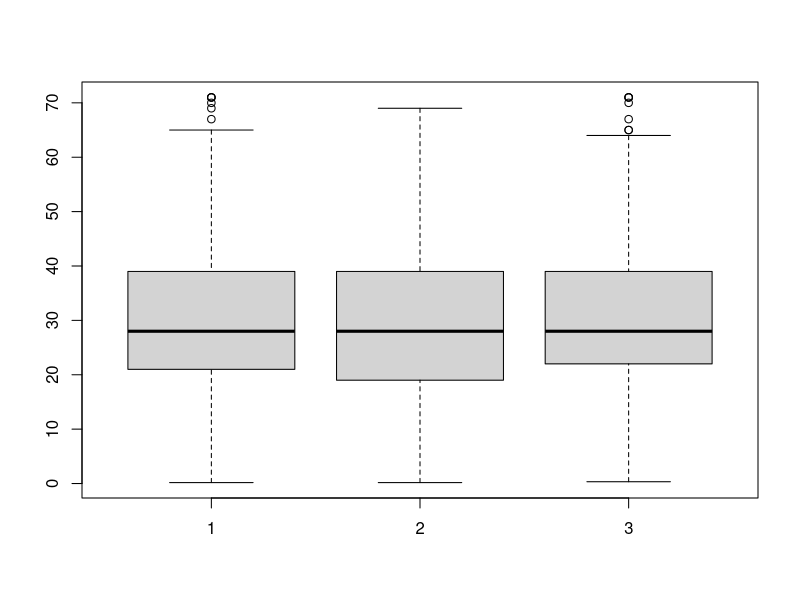
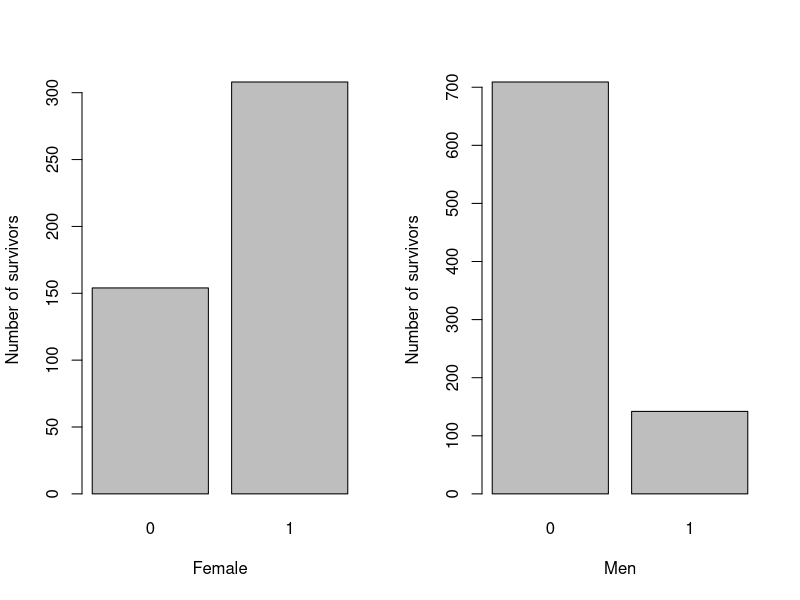
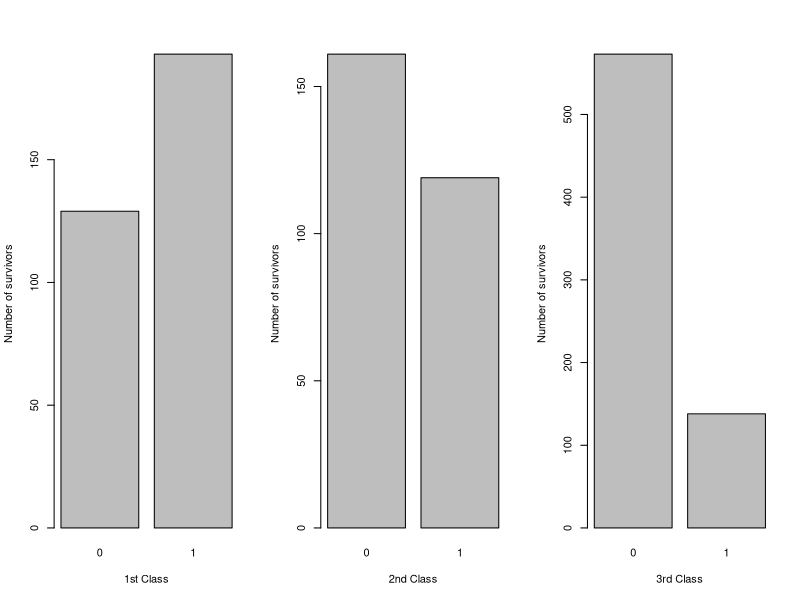

Recreate these plots in R, in order.
## ---- chunk 1
knitr::opts_chunk$set(echo = TRUE)
knitr::opts_chunk$set(fig.width=6, fig.height=4, fig.align = "center")
library(knitr)
## ---- chunk 2
data = read.table('titanic.txt', header=T)
attach(data)
survivars_age = Age[Survived == 1]
not_survivars_age = Age[Survived == 0]
boxplot(Age, survivars_age, not_survivars_age)
## ---- chunk 3
surv_fem = table(Survived[Sex == "female"])
surv_men = table(Survived[Sex == "male"])

par(mfrow=c(1,2))
barplot(surv_fem , ylab="Number of survivors", xlab="Female")
barplot(surv_men, ylab="Number of survivors", xlab="Men")
## ---- chunk 4
surv_1cls = table(Survived[PClass == "1st"])
surv_2cls = table(Survived[PClass == "2nd"])
surv_3cls = table(Survived[PClass == "3rd"])

par(mfrow=c(1,3))
barplot(surv_1cls, ylab="Number of survivors", xlab="1st Class")
barplot(surv_2cls, ylab="Number of survivors", xlab="2nd Class")
barplot(surv_3cls, ylab="Number of survivors", xlab="3rd Class")
## ---- chunk 5
fact_PClass = factor(PClass)
fact_Sex = factor(Sex)
fact_Age = factor(Age)
titglm = glm(Survived ~ fact_PClass + fact_Sex + fact_Age, data = data, family=binomial)
summary(titglm, maxsum = 10)
## ---- chunk 6
titglm_f = glm(Survived ~ fact_PClass + fact_Sex + Age, data = data, family=binomial)
summary(titglm_f)
## ---- chunk 7
exp(coef(titglm_f))
## ---- chunk 8
cat("odds of 1st class + female + age =", exp(3.759662 - 0 - 0 - 0.039177), "\n")
cat("odds of 1st class + male + age =", (3.759662 - 0 - 2.631357 - 0.039177), "\n")
cat("odds of 2st class + female + age =", exp(3.759662 - 1.291962 - 0 - 0.039177), "\n")
cat("odds of 2st class + male + age =", exp(3.759662 - 1.291962 - 2.631357 - 0.039177), "\n")
cat("odds of 3st class + female + age =", exp(3.759662 - 2.521419 - 0 - 0.039177), "\n")
cat("odds of 3st class + male + age =", exp(3.759662 - 2.521419 - 2.631357 - 0.039177), "\n")
## ---- chunk 9
glm1 = glm(Survived ~ Age * fact_Sex, data = data, family=binomial)
anova(glm1, test="Chisq")
## ---- chunk 10
glm2 = glm(Survived ~ Age * fact_PClass, data = data, family=binomial)
anova(glm2, test="Chisq")
## ---- chunk 11
titglm2 = glm(Survived ~ fact_PClass + fact_Sex, data = data, family=binomial)
summary(titglm2)
## ---- chunk 12
p1m = predict(titglm2, data.frame(fact_PClass = "1st", fact_Sex = "male", Age = "53"), type="response")
p2m = predict(titglm2, data.frame(fact_PClass = "2nd", fact_Sex = "male", Age = "53"), type="response")
p3m = predict(titglm2, data.frame(fact_PClass = "3rd", fact_Sex = "male", Age = "53"), type="response")
p1f = predict(titglm2, data.frame(fact_PClass = "1st", fact_Sex = "female", Age = "53"), type="response")
p2f = predict(titglm2, data.frame(fact_PClass = "2nd", fact_Sex = "female", Age = "53"), type="response")
p3f = predict(titglm2, data.frame(fact_PClass = "3rd", fact_Sex = "female", Age = "53"), type="response")
## ---- chunk 13
cat("odds of 1st class + male + age(53) =", p1m / (1 - p1m), "\n")
cat("odds of 2nd class + male + age(53) =", p2m / (1 - p2m), "\n")
cat("odds of 3rd class + male + age(53) =", p3m / (1 - p3m), "\n")
cat("odds of 1st class + female + age(53) =", p1f / (1 - p1f), "\n")
cat("odds of 2nd class + female + age(53) =", p2f / (1 - p2f), "\n")
cat("odds of 3rd class + female + age(53) =", p3f / (1 - p3f), "\n")
## ---- chunk 14
tot_class = xtabs(~ Survived + fact_PClass)
tot_class
## ---- chunk 15
tot_ch = chisq.test(tot_class)
tot_ch
## ---- chunk 16
tot_sex = xtabs(~ Survived + fact_Sex)
tot_sex
## ---- chunk 17
fisher.test(tot_sex)
